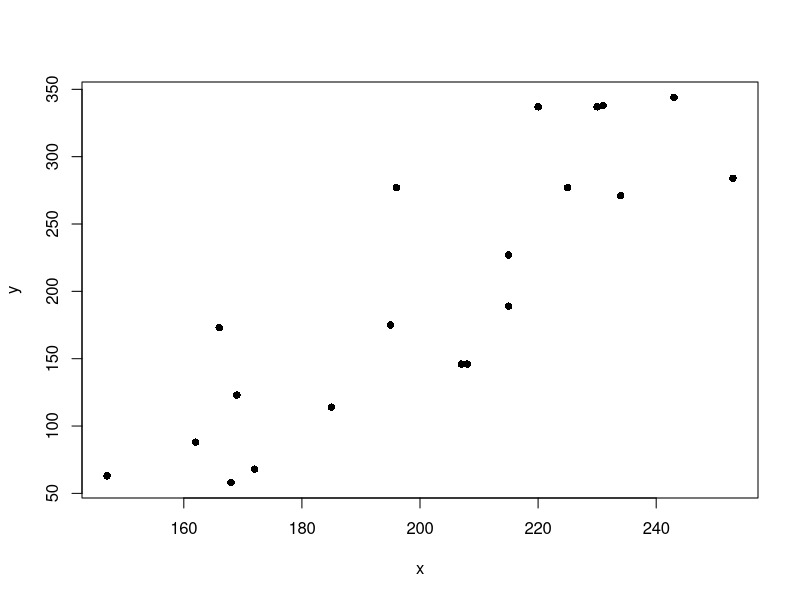
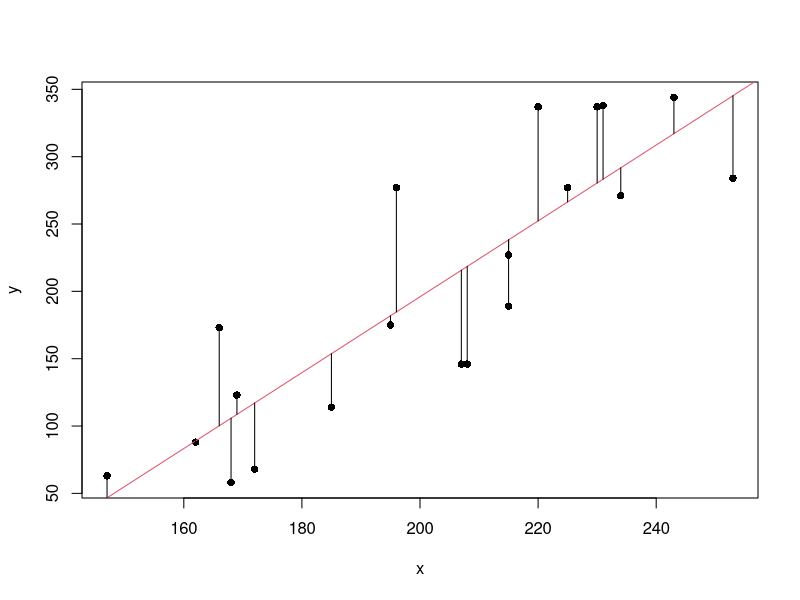

R code for these plots, in order: (Note: this script raises an error after producing the figures.)
## ---- chunk 1
# Production time
y <- c(175, 189, 344, 88, 114, 338, 271, 173, 284, 277, 337, 58, 146, 277, 123, 227, 63, 337, 146, 68)

# Number of units in the order
x <- c(195, 215, 243, 162, 185, 231, 234, 166, 253, 196, 220, 168, 207, 225, 169, 215, 147, 230, 208, 172)

# Data scatterplot (pch = 16 for filled points)
plot(y ~ x, pch = 16)
## ---- chunk 2
# Fit a linear model y = beta0 + beta1 * x
reg <- lm(y ~ x)

# The result is a list with several objects
names(reg)

# The fitted coefficients beta0 (intercept) and beta1 (slope)
reg$coefficients

# The regression line with the minimized distances
plot(y ~ x, pch = 16)
abline(reg, col = 2)
segments(x0 = x, y0 = y, x1 = x, y1 = reg$fitted.values)
## ---- chunk 3
# Create the design matrix
X <- cbind(1, x)

# The analytical solution
betahat <- solve(t(X) %*% X) %*% t(X) %*% y
betahat

# Minimal RSS
sum((y - X %*% betahat)^2)
## ---- chunk 4
# Define input
inputPanel(

  sliderInput("beta0", label = "Intercept:",
              min = -500, max = 300, value = reg$coefficients[1] + 600, step = 5),
  sliderInput("beta1", label = "Slope:",
              min = -3, max = 8, value = 0, step = 0.01)

)

# Create plot
renderPlot({
  plot(y ~ x, main = paste("RSS:", round(sum((input$beta0 + input$beta1 * x - y)^2), 1)), pch = 16, xlim = c(100, 300), ylim = c(0, 400))
  abline(a = input$beta0, b = input$beta1, col = 2)
  segments(x0 = x, y0 = y, x1 = x, y1 = input$beta0 + input$beta1 * x)
})
## ---- chunk 5
#
#  ### Define a line
#   data_line <- data.frame(
#     x_rng = c(0, 1),
#     y_rng = c(reg$coefficients[1], reg$coefficients[1] + reg$coefficients[2])
#   )
#
# p <- ggvis(data.frame("x" = x, "y" = y), x = ~x, y = ~y)
# layer_points(p) %>%
# layer_model_predictions(model = "lm", stroke := "red") %>%
#     layer_paths(x = ~x_rng, y = ~y_rng, stroke := "blue", data = data_line) %>%
#   scale_numeric("x", domain = c(140, 270), nice = FALSE, clamp = TRUE) %>%
#   scale_numeric("y", domain = c(0, 400), nice = FALSE, clamp = TRUE)
#
## ---- chunk 6
# Summary of the fit
summary(reg)
## ---- chunk 7
# Point in which we want a prediction for y
newx <- data.frame(x = 200)

# Prediction with 95% confidence interval
predict(reg, newdata = newx, interval = "prediction", level = 0.95)

# The same prediction
reg$coefficients %*% c(1, 200)
## ---- chunk 8
# Fixed design
xf <- seq(0, 1, l = 50)

# Errors with different variance
set.seed(123456)
eps1 <- rnorm(50, sd = 0.1)
eps2 <- rnorm(50, sd = 1)

# Responses generated following a linear model
y1 <- 1 + 2 * xf + eps1
y2 <- 1 + 2 * xf + eps2

# Fits
reg1 <- lm(y1 ~ xf)
reg2 <- lm(y2 ~ xf)

# R^2 depends on the error variance
summary(reg1)
summary(reg2)

# Plot
par(mfrow = c(1, 2))
plot(y1 ~ xf, pch = 16, ylim = c(-1, 5))
abline(a = 1, b = 2, col = 2)
abline(a = reg1$coefficients[1], b = reg1$coefficients[2], col = 3)
plot(y2 ~ xf, pch = 16, ylim = c(-1, 5))
abline(a = 1, b = 2, col = 2)
abline(a = reg2$coefficients[1], b = reg2$coefficients[2], col = 3)
## ---- chunk 9
# Create data that:
# 1) does NOT follow a linear model
# 2) the error is heteroskedastic
xf <- seq(0.15, 1, l = 100)
y3 <- 0.2 * sin(2 * pi * xf) + rnorm(n = 100, sd = 0.1 * xf^2)

# Great R^2!?
reg3 <- lm(y3 ~ xf)
summary(reg3)

# But predicting is obviously problematic
plot(y3 ~ xf, pch = 16)
lines(0.2 * sin(2 * pi * xf) ~ xf, col = 2)
abline(reg3, col = 3)
